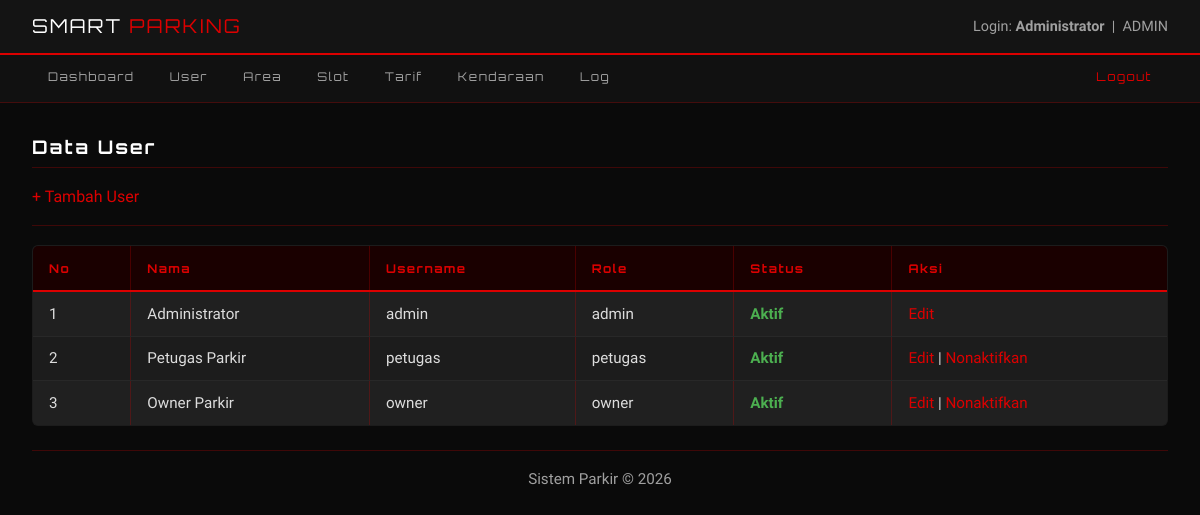
/admin/user.php (signed in), run on the app's committed database.
### tables this page shows
CREATE TABLE `tb_user` (
  `id_user` int(11) NOT NULL,
  `nama_lengkap` varchar(50) NOT NULL,
  `username` varchar(50) NOT NULL,
  `password` varchar(100) NOT NULL,
  `role` enum('admin','petugas','owner') NOT NULL,
  `status_aktif` tinyint(1) DEFAULT 1
);

### admin/user.php (the view, shortened to what this page needs)
<?php
include "../template/header.php";
include "../config/koneksi.php";
?>
<h3>Data User</h3>
<a href="?tambah=1">+ Tambah User</a>
<hr>
<table border="1" cellpadding="8">
    <tr>
        <th>No</th>
        <th>Nama</th>
        <th>Username</th>
        <th>Role</th>
        <th>Status</th>
        <th>Aksi</th>
    </tr>
    <?php
    $no = 1;
    $q = mysqli_query($koneksi, "SELECT * FROM tb_user");
    while ($d = mysqli_fetch_assoc($q)) {
    ?>
        <tr>
            <td><?= $no++ ?></td>
            <td><?= $d['nama_lengkap'] ?></td>
            <td><?= $d['username'] ?></td>
            <td><?= $d['role'] ?></td>
            <td>
                <?= $d['status_aktif']
                    ? "<span class='badge-aktif'>Aktif</span>"
                    : "<span class='badge-nonaktif'>Nonaktif</span>" ?>
            </td>
            <td>
                <a href="?edit=<?= $d['id_user'] ?>">Edit</a>
                <?php if ($d['id_user'] != $_SESSION['id_user']) { ?>
                    <?php if ($d['status_aktif']) { ?>
                        | <a href="user_proses.php?toggle=<?= $d['id_user'] ?>&status=0"
                            onclick="return confirm('Nonaktifkan user ini?')">
                            Nonaktifkan
                        </a>
                    <?php } ?>
                <?php } ?>
            </td>
        </tr>
    <?php } ?>
</table>
<?php include "../template/footer.php"; ?>

### template/header.php (shortened to what this page needs)
<!DOCTYPE html>
<html lang="id">
<head>
</head>
<body>
<div class="navbar">
    <div class="navbar-brand">SMART <span>PARKING</span></div>
    <div class="navbar-user">
        Login: <b><?= $_SESSION['nama'] ?></b> &nbsp;|&nbsp; <?= strtoupper($_SESSION['role']) ?>
    </div>
</div>
<div class="menu">
    <?php if ($_SESSION['role'] == 'admin') { ?>
        <a href="/aplikasi_parkir/admin/dashboard.php">Dashboard</a>
        <a href="/aplikasi_parkir/admin/user.php">User</a>
        <a href="/aplikasi_parkir/admin/area.php">Area</a>
        <a href="/aplikasi_parkir/admin/slot.php">Slot</a>
        <a href="/aplikasi_parkir/admin/tarif.php">Tarif</a>
        <a href="/aplikasi_parkir/admin/kendaraan.php">Kendaraan</a>
        <a href="/aplikasi_parkir/admin/log.php">Log</a>
    <?php } elseif ($_SESSION['role'] == 'petugas') { ?>
        <a href="/aplikasi_parkir/petugas/dashboard.php">Dashboard</a>
        <a href="/aplikasi_parkir/petugas/kendaraan_masuk.php">Masuk</a>
        <a href="/aplikasi_parkir/petugas/kendaraan_keluar.php">Keluar</a>
    <?php } elseif ($_SESSION['role'] == 'owner') { ?>
        <a href="/aplikasi_parkir/owner/dashboard.php">Dashboard</a>
        <a href="/aplikasi_parkir/owner/laporan.php">Laporan</a>
    <?php } ?>
    <a class="logout" href="/aplikasi_parkir/auth/logout.php"
       onclick="return confirm('Yakin? Anda akan diarahkan ke halaman login.')">Logout</a>
</div>
<div class="container">

### template/footer.php
<hr>
<p align="center">Sistem Parkir © 2026</p>
</body>
</html>

### template/header.php (style rules this page uses)
:root { --red: #DC0000; --black: #0A0A0A; --dark: #141414; --card: #1C1C1C; --border: rgba(220,0,0,0.25); --silver: #A0A0A0; --white: #FFFFFF; --font-title: 'Orbitron', sans-serif; --font-body: 'Rajdhani', sans-serif; }
* { margin: 0; padding: 0; box-sizing: border-box; }
body { font-family: var(--font-body); background: var(--black); color: var(--white); font-size: 1rem; }
.navbar { background: var(--dark); border-bottom: 2px solid var(--red); padding: 0.9rem 2rem; display: flex; justify-content: space-between; align-items: center; }
.navbar-brand { font-family: var(--font-title); font-size: 1.2rem; letter-spacing: 2px; color: var(--white); }
.navbar-brand span { color: var(--red); }
.navbar-user { font-size: 0.9rem; color: var(--silver); }
.menu { background: #111; border-bottom: 1px solid var(--border); padding: 0 2rem; display: flex; align-items: center; gap: 0.2rem; }
.menu a { color: var(--silver); text-decoration: none; font-family: var(--font-title); font-size: 0.75rem; letter-spacing: 1.5px; padding: 0.9rem 1rem; border-bottom: 3px solid transparent; transition: all 0.2s; }
.menu .logout { margin-left: auto; color: var(--red); }
.container { padding: 2rem; max-width: 1300px; margin: 0 auto; }
h2, h3 { font-family: var(--font-title); letter-spacing: 2px; color: var(--white); margin-bottom: 1.2rem; padding-bottom: 0.5rem; border-bottom: 1px solid var(--border); }
table { width: 100%; border-collapse: collapse; background: var(--card); border: 1px solid var(--border); border-radius: 6px; overflow: hidden; margin-bottom: 1.5rem; }
th { background: #1a0000; color: var(--red); font-family: var(--font-title); font-size: 0.75rem; letter-spacing: 1.5px; padding: 0.9rem 1rem; text-align: left; border-bottom: 2px solid var(--red); }
td { padding: 0.8rem 1rem; border-bottom: 1px solid rgba(255,255,255,0.05); color: #ddd; font-size: 0.95rem; }
tr:nth-child(even) td { background: rgba(255,255,255,0.02); }
a { color: var(--red); text-decoration: none; transition: color 0.2s; }
.badge-aktif { color: #4caf50; font-weight: 600; }
hr { border: none; border-top: 1px solid var(--border); margin: 1.2rem 0; }
p { color: var(--silver); font-size: 0.95rem; margin-bottom: 0.8rem; }

### data on the page
tb_user: nama_lengkap "Administrator", username "admin", role "admin", status_aktif "Aktif"
tb_user: nama_lengkap "Petugas Parkir", username "petugas", role "petugas", status_aktif "Aktif"
tb_user: nama_lengkap "Owner Parkir", username "owner", role "owner", status_aktif "Aktif"

### other printed values
$_SESSION['nama'] "Administrator"
$_SESSION['role'] "ADMIN"
